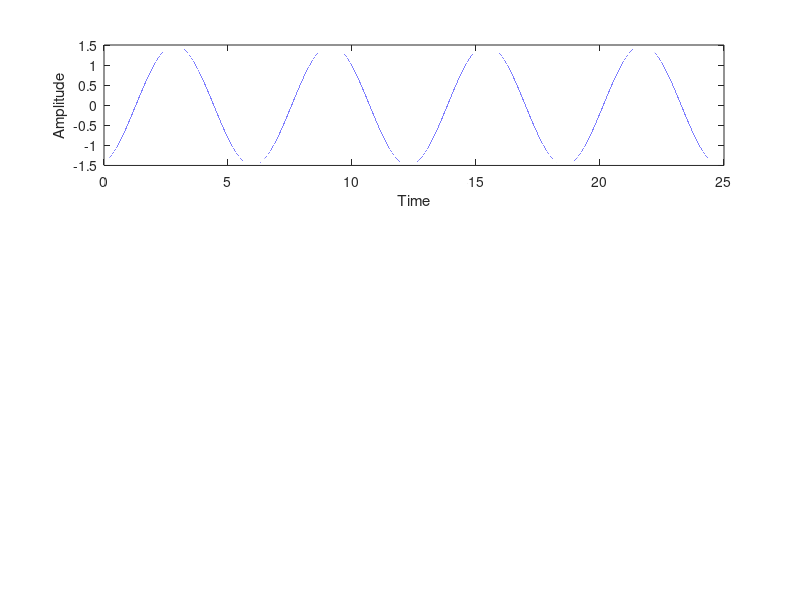

Here is the MATLAB script that generated this plot: (Note: this script raises an error after producing the figure.)
%Aditya Badayalya, 510819056, Assignment 2
clc;clear;
t = 0:0.0001:40;
w = 0.2*t*pi; %since frequency is 0.1
p1=input("Enter phase difference for first sample in terms of 'n*pi', enter n: ");
p2=input("Enter phase difference for second sample in terms of 'n*pi', enter n: ");
p3=input("Enter phase difference for third sample in terms of 'n*pi', enter n: ");
y = 1.5*sin(w+p1);
y1 = 1.5*sin(w+p2);
y2 = 1.5*sin(w+p3);
yax = w*0;
figure('name',"Question 4",'numbertitle', 'off');
subplot(3,1,1)
plot(w,y);
xlim([0 25]);
xlabel("Time");
ylabel("Amplitude");
title("phase difference = "+p1+"pi");
subplot(3,1,2)
plot(w,y1);
xlim([0 25]);
xlabel("Time");
ylabel("Amplitude");
title("phase difference = "+p2+"pi");
subplot(3,1,3)
plot(w,y2);
xlim([0 25]);
xlabel("Time");
ylabel("Amplitude");
title("phase difference = "+p3+"pi");